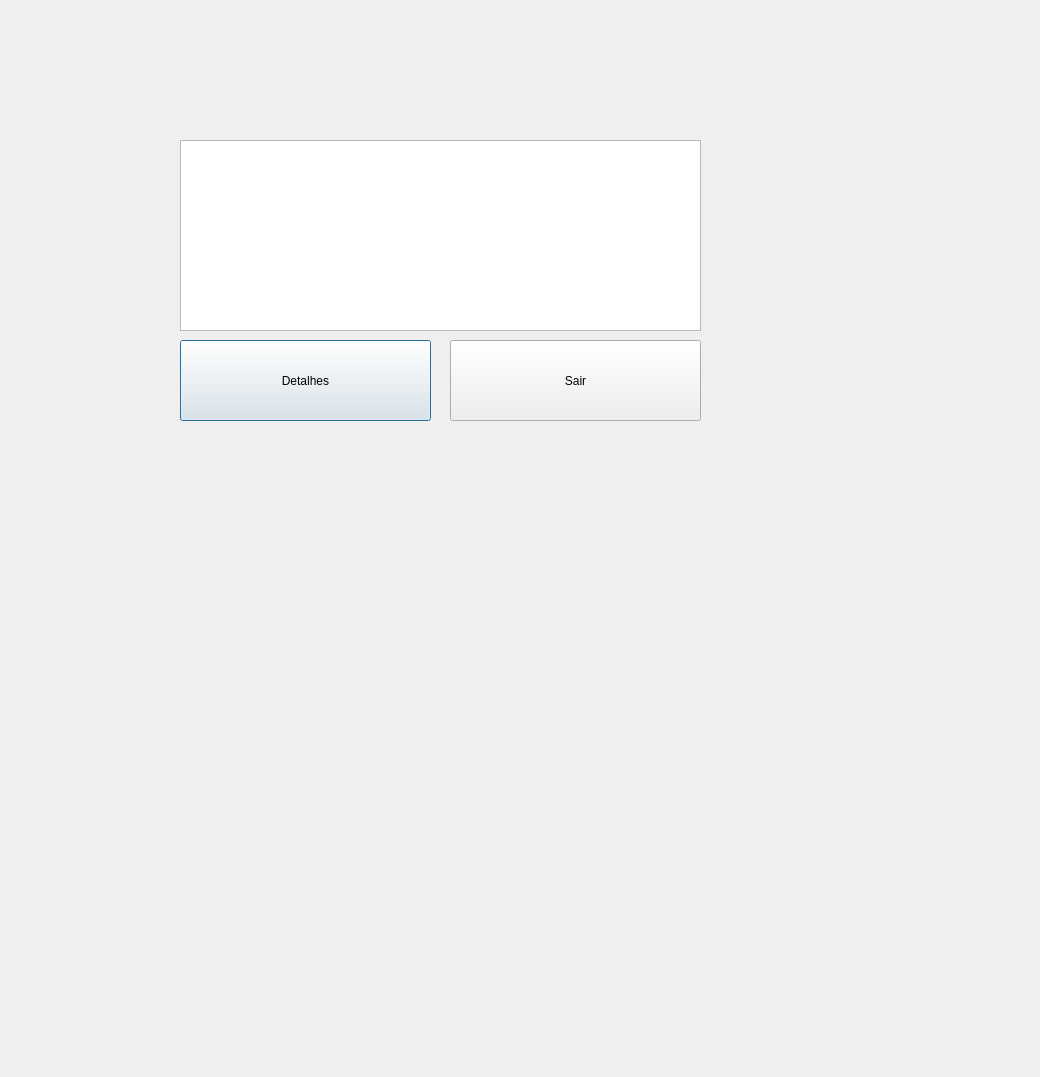
<?xml version="1.0" encoding="UTF-8"?>
<ui version="4.0">
 <class>WarningDialog</class>
 <widget class="QDialog" name="WarningDialog">
  <property name="geometry">
   <rect>
    <x>0</x>
    <y>0</y>
    <width>1040</width>
    <height>1077</height>
   </rect>
  </property>
  <property name="windowTitle">
   <string>Dialog</string>
  </property>
  <widget class="QPushButton" name="pushButton">
   <property name="geometry">
    <rect>
     <x>180</x>
     <y>340</y>
     <width>251</width>
     <height>81</height>
    </rect>
   </property>
   <property name="text">
    <string>Detalhes</string>
   </property>
  </widget>
  <widget class="QTextEdit" name="warningText">
   <property name="geometry">
    <rect>
     <x>180</x>
     <y>140</y>
     <width>521</width>
     <height>191</height>
    </rect>
   </property>
  </widget>
  <widget class="QPushButton" name="pushButton_2">
   <property name="geometry">
    <rect>
     <x>450</x>
     <y>340</y>
     <width>251</width>
     <height>81</height>
    </rect>
   </property>
   <property name="text">
    <string>Sair</string>
   </property>
  </widget>
 </widget>
 <resources/>
 <connections/>
</ui>
